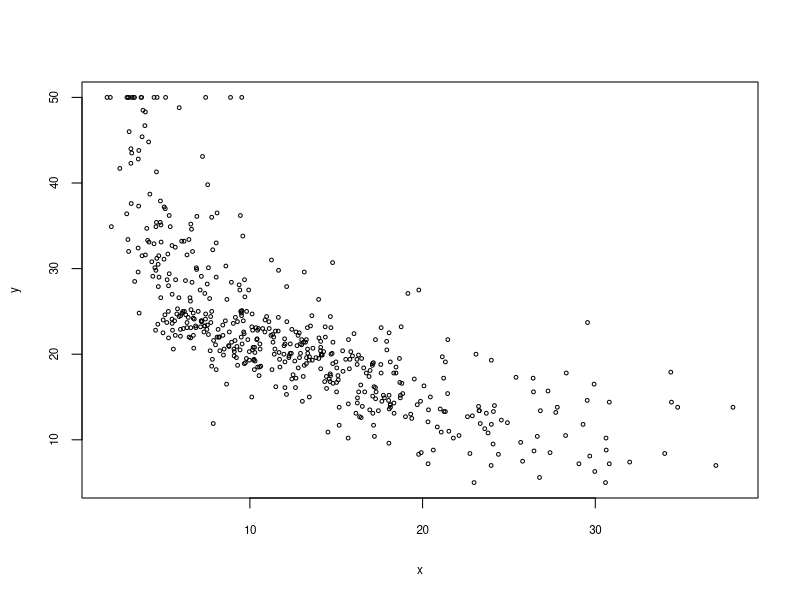
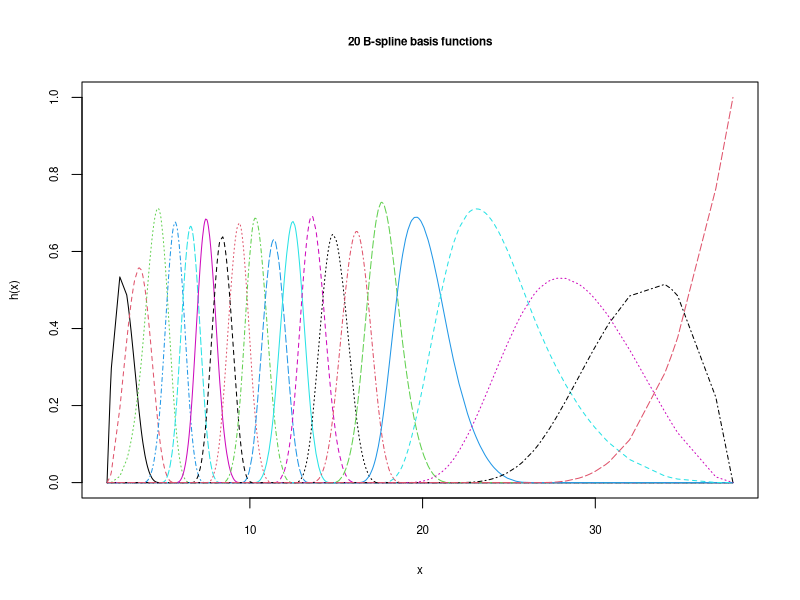
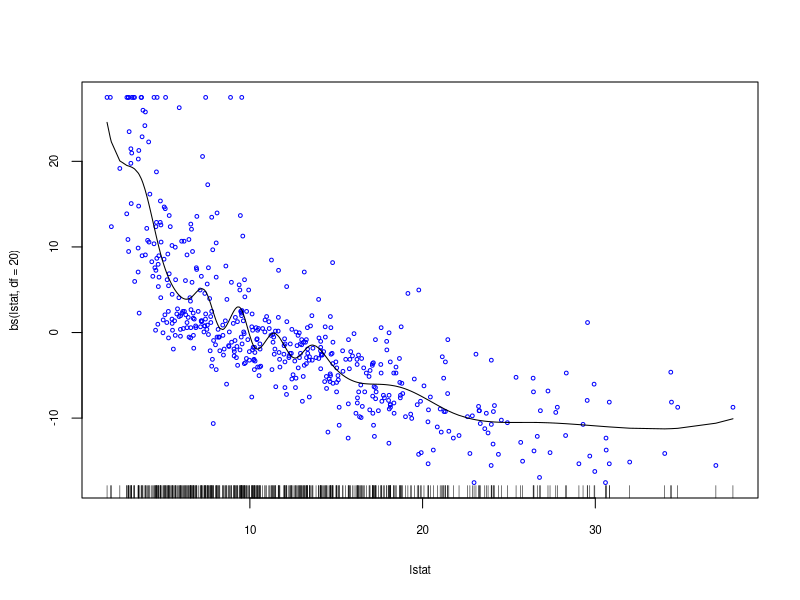

These charts were generated, in order, by the following R code:
## ---- chunk 1
library("MASS")
data(Boston)
plot(Boston$lstat, Boston$medv, xlab = "x", ylab = "y", cex = .5, cex.axis=.7, 
     cex.lab = .7)
library("splines")
bs_x <- bs(Boston$lstat, df = 20)
matplot(Boston$lstat[order(Boston$lstat)], bs_x[order(Boston$lstat), ], 
        type = "l", xlab = "x", ylab = "h(x)", 
        main = "20 B-spline basis functions", 
        cex.main = .7, cex.axis=.7, cex.lab = .7)
## ---- chunk 2
library("gam")
mod_df20 <- gam(medv ~ bs(lstat, df = 20), data = Boston)
coef(mod_df20)
plot(mod_df20, residuals = TRUE, col = "blue", cex = .5,  
     cex.axis=.7, cex.lab = .7)
